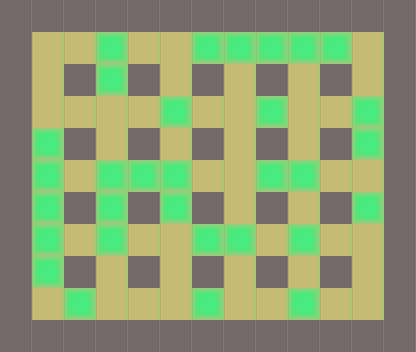

This game map was drawn from its Tiled (.tmx) file and the tilesets committed beside it. A one-line description and the full map source follow:
An orthogonal 13x11 tile map with 32x32 px tiles, 2 tile layers (base, piedras).

<map version="1.0" orientation="orthogonal" renderorder="right-down" width="13" height="11" tilewidth="32" tileheight="32" nextobjectid="1">
 <properties>
  <property name="nombre" value="Nivel 7" />
 </properties>
 <tileset firstgid="1" name="tile" tilewidth="32" tileheight="32" tilecount="3">
  <image source="../tilebase.png" width="96" height="32" />
  <terraintypes>
   <terrain name="New Terrain" tile="-1" />
  </terraintypes>
 </tileset>
 <layer name="base" width="13" height="11">
  <data>
   <tile gid="1" />
   <tile gid="1" />
   <tile gid="1" />
   <tile gid="1" />
   <tile gid="1" />
   <tile gid="1" />
   <tile gid="1" />
   <tile gid="1" />
   <tile gid="1" />
   <tile gid="1" />
   <tile gid="1" />
   <tile gid="1" />
   <tile gid="1" />
   <tile gid="1" />
   <tile gid="2" />
   <tile gid="2" />
   <tile gid="2" />
   <tile gid="2" />
   <tile gid="2" />
   <tile gid="2" />
   <tile gid="2" />
   <tile gid="2" />
   <tile gid="2" />
   <tile gid="2" />
   <tile gid="2" />
   <tile gid="1" />
   <tile gid="1" />
   <tile gid="2" />
   <tile gid="1" />
   <tile gid="2" />
   <tile gid="1" />
   <tile gid="2" />
   <tile gid="1" />
   <tile gid="2" />
   <tile gid="1" />
   <tile gid="2" />
   <tile gid="1" />
   <tile gid="2" />
   <tile gid="1" />
   <tile gid="1" />
   <tile gid="2" />
   <tile gid="2" />
   <tile gid="2" />
   <tile gid="2" />
   <tile gid="2" />
   <tile gid="2" />
   <tile gid="2" />
   <tile gid="2" />
   <tile gid="2" />
   <tile gid="2" />
   <tile gid="2" />
   <tile gid="1" />
   <tile gid="1" />
   <tile gid="2" />
   <tile gid="1" />
   <tile gid="2" />
   <tile gid="1" />
   <tile gid="2" />
   <tile gid="1" />
   <tile gid="2" />
   <tile gid="1" />
   <tile gid="2" />
   <tile gid="1" />
   <tile gid="2" />
   <tile gid="1" />
   <tile gid="1" />
   <tile gid="2" />
   <tile gid="2" />
   <tile gid="2" />
   <tile gid="2" />
   <tile gid="2" />
   <tile gid="2" />
   <tile gid="2" />
   <tile gid="2" />
   <tile gid="2" />
   <tile gid="2" />
   <tile gid="2" />
   <tile gid="1" />
   <tile gid="1" />
   <tile gid="2" />
   <tile gid="1" />
   <tile gid="2" />
   <tile gid="1" />
   <tile gid="2" />
   <tile gid="1" />
   <tile gid="2" />
   <tile gid="1" />
   <tile gid="2" />
   <tile gid="1" />
   <tile gid="2" />
   <tile gid="1" />
   <tile gid="1" />
   <tile gid="2" />
   <tile gid="2" />
   <tile gid="2" />
   <tile gid="2" />
   <tile gid="2" />
   <tile gid="2" />
   <tile gid="2" />
   <tile gid="2" />
   <tile gid="2" />
   <tile gid="2" />
   <tile gid="2" />
   <tile gid="1" />
   <tile gid="1" />
   <tile gid="2" />
   <tile gid="1" />
   <tile gid="2" />
   <tile gid="1" />
   <tile gid="2" />
   <tile gid="1" />
   <tile gid="2" />
   <tile gid="1" />
   <tile gid="2" />
   <tile gid="1" />
   <tile gid="2" />
   <tile gid="1" />
   <tile gid="1" />
   <tile gid="2" />
   <tile gid="2" />
   <tile gid="2" />
   <tile gid="2" />
   <tile gid="2" />
   <tile gid="2" />
   <tile gid="2" />
   <tile gid="2" />
   <tile gid="2" />
   <tile gid="2" />
   <tile gid="2" />
   <tile gid="1" />
   <tile gid="1" />
   <tile gid="1" />
   <tile gid="1" />
   <tile gid="1" />
   <tile gid="1" />
   <tile gid="1" />
   <tile gid="1" />
   <tile gid="1" />
   <tile gid="1" />
   <tile gid="1" />
   <tile gid="1" />
   <tile gid="1" />
   <tile gid="1" />
  </data>
 </layer>
 <layer name="piedras" width="13" height="11">
  <data>
   <tile gid="0" />
   <tile gid="0" />
   <tile gid="0" />
   <tile gid="0" />
   <tile gid="0" />
   <tile gid="0" />
   <tile gid="0" />
   <tile gid="0" />
   <tile gid="0" />
   <tile gid="0" />
   <tile gid="0" />
   <tile gid="0" />
   <tile gid="0" />
   <tile gid="0" />
   <tile gid="0" />
   <tile gid="0" />
   <tile gid="3" />
   <tile gid="0" />
   <tile gid="0" />
   <tile gid="3" />
   <tile gid="3" />
   <tile gid="3" />
   <tile gid="3" />
   <tile gid="3" />
   <tile gid="0" />
   <tile gid="0" />
   <tile gid="0" />
   <tile gid="0" />
   <tile gid="0" />
   <tile gid="3" />
   <tile gid="0" />
   <tile gid="0" />
   <tile gid="0" />
   <tile gid="0" />
   <tile gid="0" />
   <tile gid="0" />
   <tile gid="0" />
   <tile gid="0" />
   <tile gid="0" />
   <tile gid="0" />
   <tile gid="0" />
   <tile gid="0" />
   <tile gid="0" />
   <tile gid="0" />
   <tile gid="3" />
   <tile gid="0" />
   <tile gid="0" />
   <tile gid="3" />
   <tile gid="0" />
   <tile gid="0" />
   <tile gid="3" />
   <tile gid="0" />
   <tile gid="0" />
   <tile gid="3" />
   <tile gid="0" />
   <tile gid="0" />
   <tile gid="0" />
   <tile gid="0" />
   <tile gid="0" />
   <tile gid="0" />
   <tile gid="0" />
   <tile gid="0" />
   <tile gid="0" />
   <tile gid="3" />
   <tile gid="0" />
   <tile gid="0" />
   <tile gid="3" />
   <tile gid="0" />
   <tile gid="3" />
   <tile gid="3" />
   <tile gid="3" />
   <tile gid="0" />
   <tile gid="0" />
   <tile gid="3" />
   <tile gid="3" />
   <tile gid="0" />
   <tile gid="0" />
   <tile gid="0" />
   <tile gid="0" />
   <tile gid="3" />
   <tile gid="0" />
   <tile gid="3" />
   <tile gid="0" />
   <tile gid="3" />
   <tile gid="0" />
   <tile gid="0" />
   <tile gid="0" />
   <tile gid="0" />
   <tile gid="0" />
   <tile gid="3" />
   <tile gid="0" />
   <tile gid="0" />
   <tile gid="3" />
   <tile gid="0" />
   <tile gid="3" />
   <tile gid="0" />
   <tile gid="0" />
   <tile gid="3" />
   <tile gid="3" />
   <tile gid="0" />
   <tile gid="3" />
   <tile gid="0" />
   <tile gid="0" />
   <tile gid="0" />
   <tile gid="0" />
   <tile gid="3" />
   <tile gid="0" />
   <tile gid="0" />
   <tile gid="0" />
   <tile gid="0" />
   <tile gid="0" />
   <tile gid="0" />
   <tile gid="0" />
   <tile gid="0" />
   <tile gid="0" />
   <tile gid="0" />
   <tile gid="0" />
   <tile gid="0" />
   <tile gid="0" />
   <tile gid="3" />
   <tile gid="0" />
   <tile gid="0" />
   <tile gid="0" />
   <tile gid="3" />
   <tile gid="0" />
   <tile gid="0" />
   <tile gid="3" />
   <tile gid="0" />
   <tile gid="0" />
   <tile gid="0" />
   <tile gid="0" />
   <tile gid="0" />
   <tile gid="0" />
   <tile gid="0" />
   <tile gid="0" />
   <tile gid="0" />
   <tile gid="0" />
   <tile gid="0" />
   <tile gid="0" />
   <tile gid="0" />
   <tile gid="0" />
   <tile gid="0" />
   <tile gid="0" />
  </data>
 </layer>
</map>
